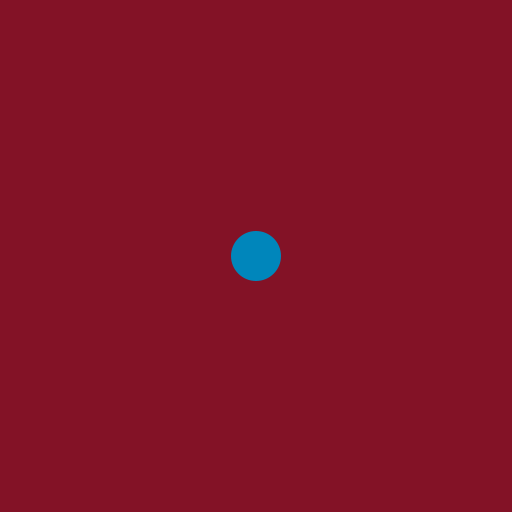
Frame 1 (no input)
Frame 60 (the mouse pressed at the canvas centre just before this capture): identical to frame 1, image omitted
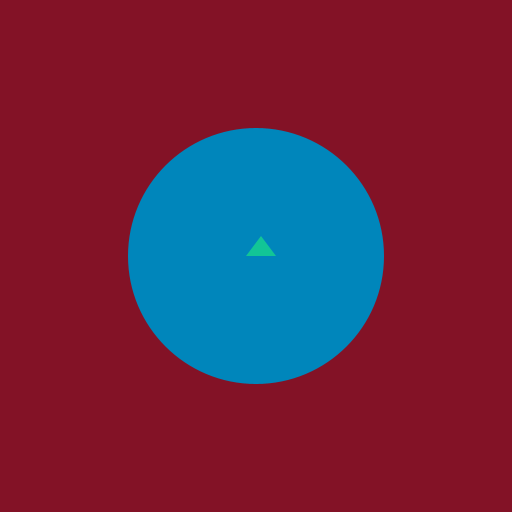
Frame 120 (the mouse held since frame 60 and released just before this capture)

The Processing sketch that drew these frames (run headless with seeded random() and noise(); from frame 60 on, the mouse is pressed at the canvas centre):

// Processing sketch: build
// ── build.pde


void setup() {
	size(512, 512);
	smooth();
	rectMode(CENTER);
	


}
void draw() {
	noStroke();
	background(131, 18, 38);
	fill(0, 134, 187);
	if ( mouseX <= width/2 || mouseY <= height/2) {
		ellipse(width/2, height/2, constrain(mouseX, 50, 500), constrain(mouseY, 50, 500) );
	} else {
		fill(238,203,87);
		rect(width/2, height/2, constrain(mouseX, width/2, 500), constrain(mouseY, height/2, 500) );
	}
	fill(18, 197, 150);
	triangle(mouseX - 10, mouseY, mouseX + 20 , mouseY, mouseX + 5, mouseY - 20); 
}
